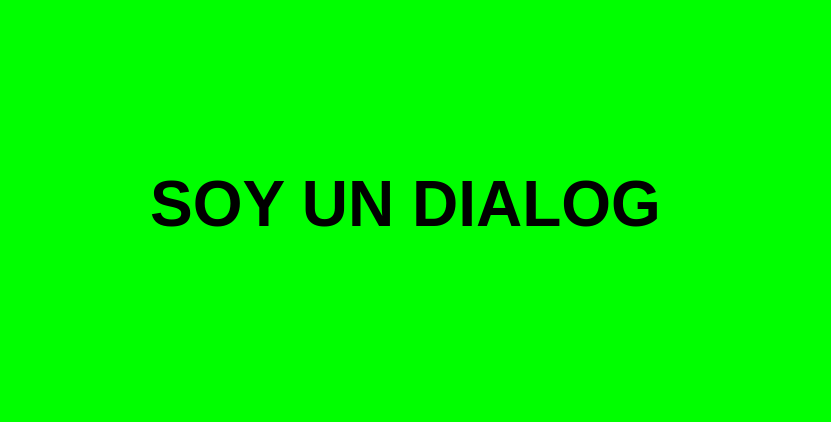
<?xml version="1.0" encoding="UTF-8"?>
<ui version="4.0">
 <class>Dialog</class>
 <widget class="QDialog" name="Dialog">
  <property name="geometry">
   <rect>
    <x>0</x>
    <y>0</y>
    <width>831</width>
    <height>422</height>
   </rect>
  </property>
  <property name="windowTitle">
   <string>Dialog</string>
  </property>
  <property name="styleSheet">
   <string notr="true">background-color: rgb(0, 255, 0);</string>
  </property>
  <widget class="QLabel" name="label">
   <property name="geometry">
    <rect>
     <x>50</x>
     <y>130</y>
     <width>711</width>
     <height>151</height>
    </rect>
   </property>
   <property name="text">
    <string>&lt;html&gt;&lt;head/&gt;&lt;body&gt;&lt;p align=&quot;center&quot;&gt;&lt;span style=&quot; font-size:48pt; font-weight:600;&quot;&gt;SOY UN DIALOG&lt;/span&gt;&lt;/p&gt;&lt;/body&gt;&lt;/html&gt;</string>
   </property>
  </widget>
 </widget>
 <resources/>
 <connections/>
</ui>
